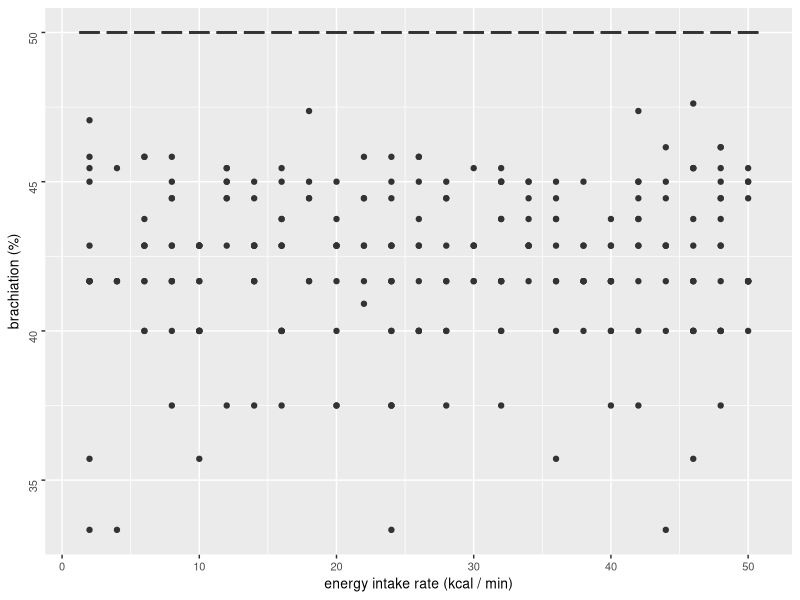
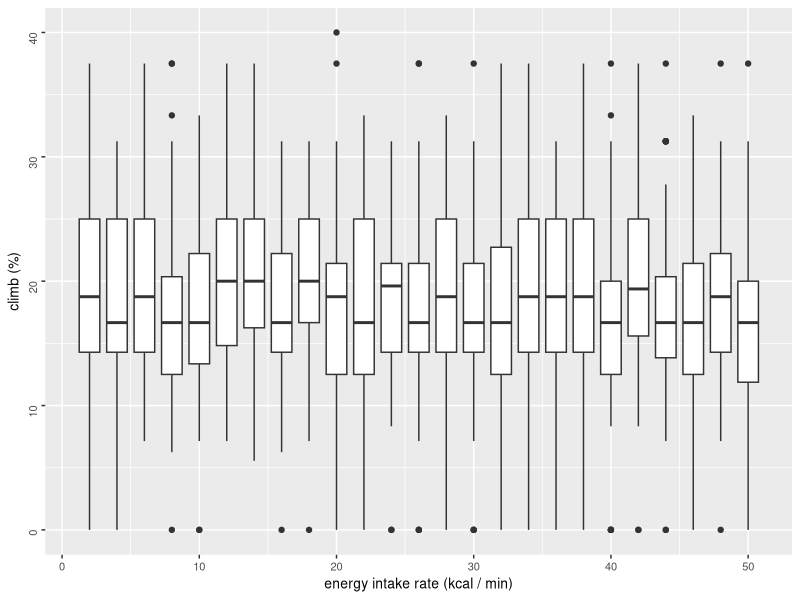
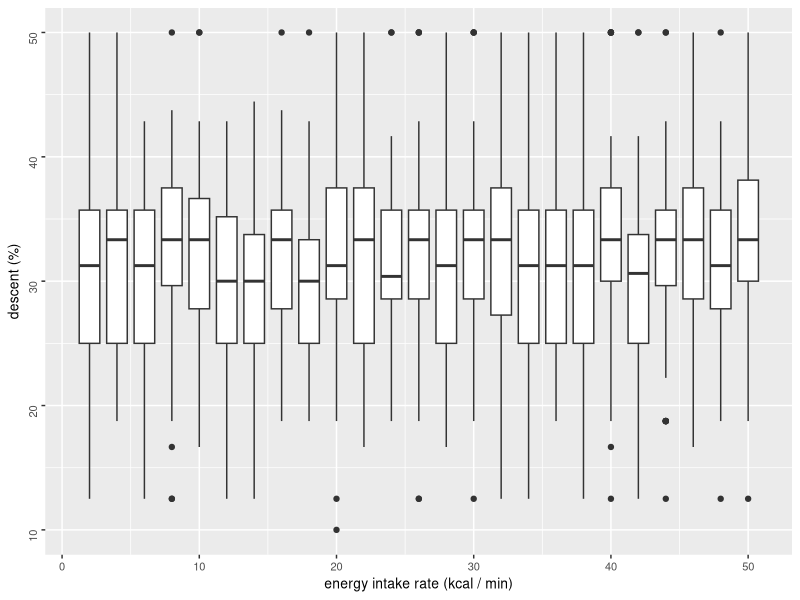
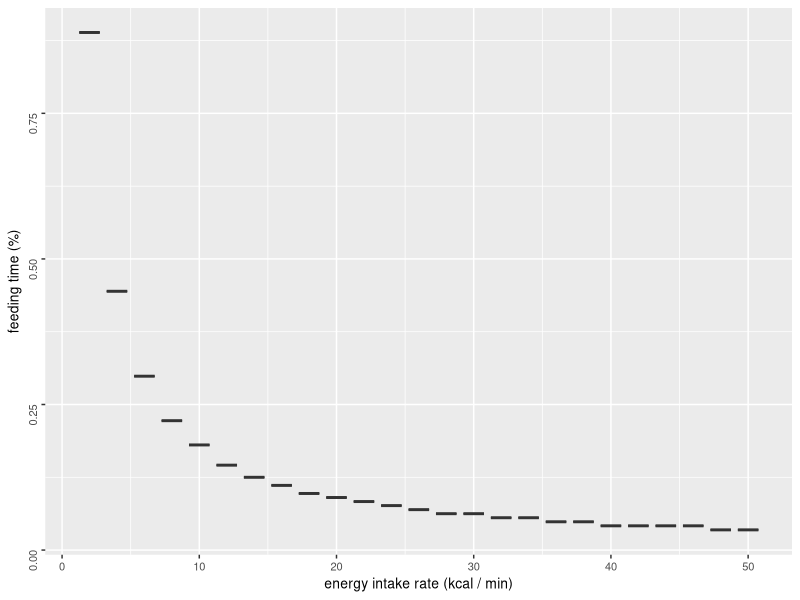
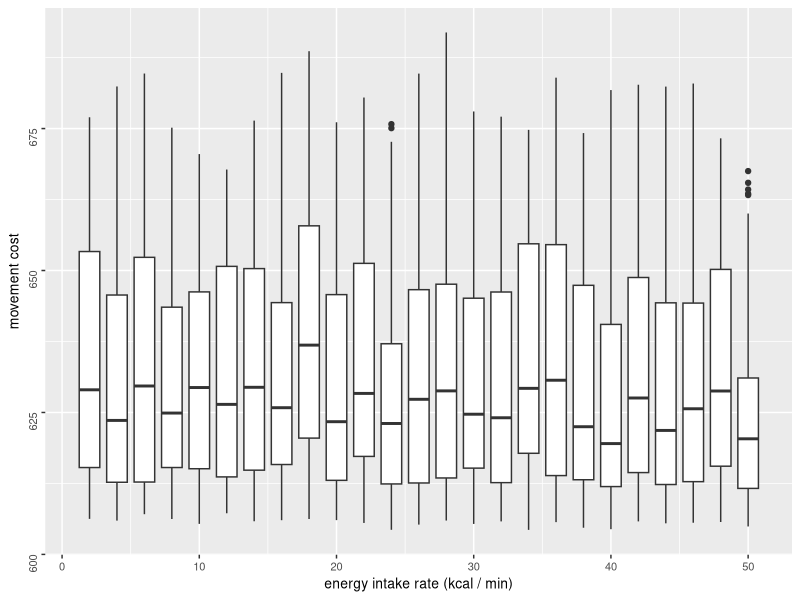
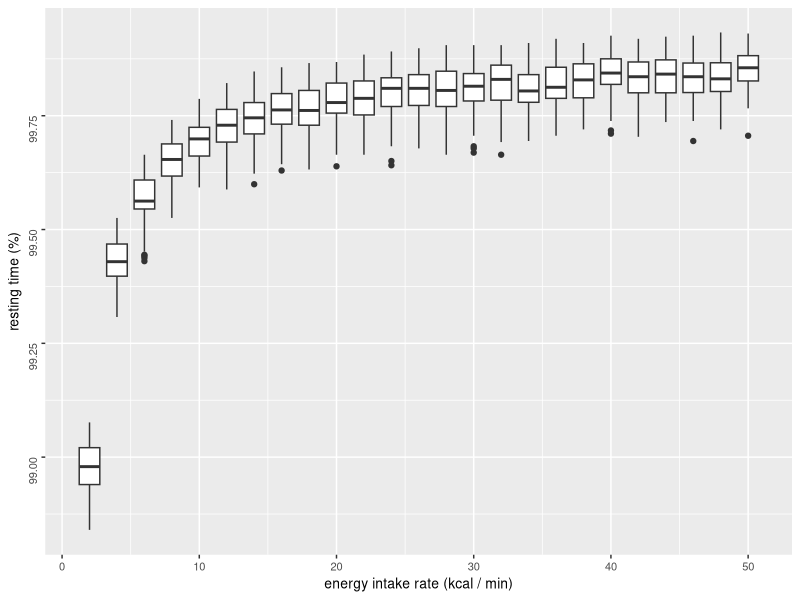
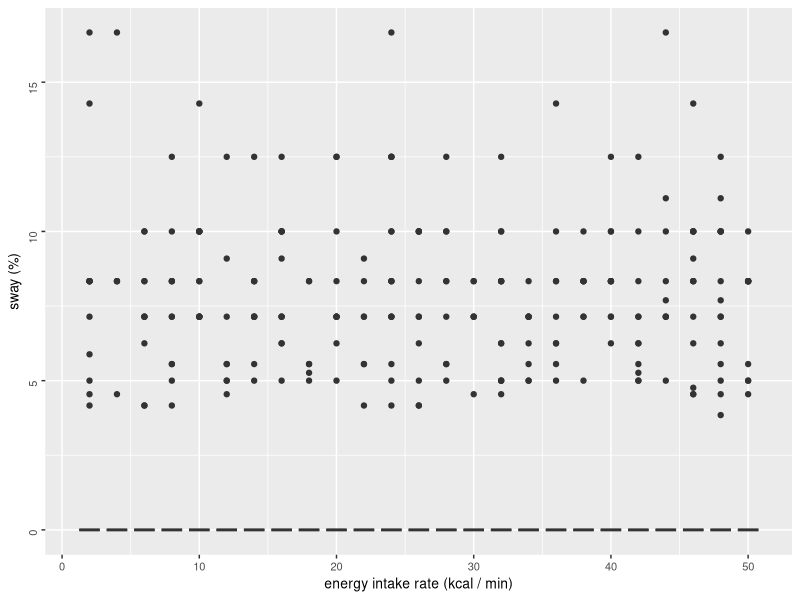
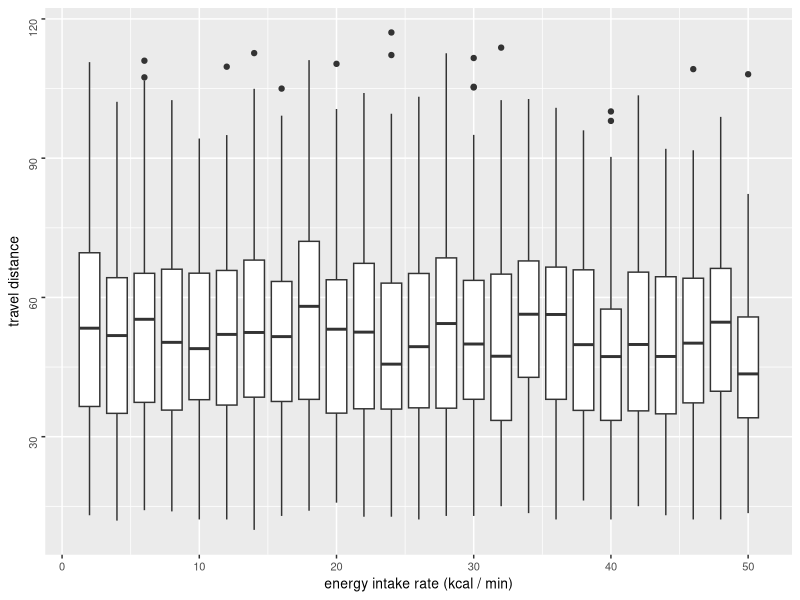

Recreate these plots in R, in order.
library(tidyverse)
library(ggplot2)
library(ggpubr)

oatEnergyIntake <- read_csv("analysis/oatEnergyIntake.csv")

#filter by 10
oatEnergyIntake10 <- oatEnergyIntake %>% filter(energyIntake %% 2 == 0) #%>% filter (energyIntake %% 1 == 0)

bp.energyIntake.traveldist <- ggplot(oatEnergyIntake10, aes(x = energyIntake, y = travelDistance)) +
  geom_boxplot(aes(group = energyIntake)) +
  labs(x = "energy intake rate (kcal / min)", y = "travel distance") +
  theme(text = element_text(size=10),
        axis.text.y = element_text(angle=90, hjust=1)) 

#bp.energyIntake.traveldist 

bp.energyIntake.movecost <- ggplot(oatEnergyIntake10, aes(x = energyIntake, y = energyExpenditure)) +
  geom_boxplot(aes(group = energyIntake)) +
  labs(x = "energy intake rate (kcal / min)", y = "movement cost") +
  theme(text = element_text(size=10),
        axis.text.y = element_text(angle=90, hjust=1)) 

#bp.energyIntake.movecost

bp.energyIntakeRate.energyIntake <- ggplot(oatEnergyIntake10, aes(x = energyIntake, y = totalEnergyIntake)) +
  geom_boxplot(aes(group = energyIntake)) +
  labs(x = "energy intake rate (kcal / min)", y = "energy intake (kcal / day)") +
  theme(text = element_text(size=10),
        axis.text.y = element_text(angle=90, hjust=1)) 

#bp.energyIntakeRate.energyIntake

bp.energyIntake.walk <- ggplot(oatEnergyIntake10, aes(x = energyIntake, y = walk)) +
  geom_boxplot(aes(group = energyIntake)) +
  labs(x = "energy intake rate (kcal / min)", y = "walk (%)") +
  theme(text = element_text(size=10),
        axis.text.y = element_text(angle=90, hjust=1)) 

#bp.energyIntake.walk

bp.energyIntake.sway <- ggplot(oatEnergyIntake10, aes(x = energyIntake, y = sway)) +
  geom_boxplot(aes(group = energyIntake)) +
  labs(x = "energy intake rate (kcal / min)", y = "sway (%)") +
  theme(text = element_text(size=10),
        axis.text.y = element_text(angle=90, hjust=1)) 

#bp.energyIntake.sway

bp.energyIntake.climb <- ggplot(oatEnergyIntake10, aes(x = energyIntake, y = climb)) +
  geom_boxplot(aes(group = energyIntake)) +
  labs(x = "energy intake rate (kcal / min)", y = "climb (%)") +
  theme(text = element_text(size=10),
        axis.text.y = element_text(angle=90, hjust=1)) 

#bp.energygain.climb 

bp.energyIntake.descent <- ggplot(oatEnergyIntake10, aes(x = energyIntake, y = descent)) +
  geom_boxplot(aes(group = energyIntake)) +
  labs(x = "energy intake rate (kcal / min)", y = "descent (%)") +
  theme(text = element_text(size=10),
        axis.text.y = element_text(angle=90, hjust=1))

#bp.energygain.descent

bp.energyIntake.brachiate <- ggplot(oatEnergyIntake10, aes(x = energyIntake, y = brachiation)) +
  geom_boxplot(aes(group = energyIntake)) +
  labs(x = "energy intake rate (kcal / min)", y = "brachiation (%)") +
  theme(text = element_text(size=10),
        axis.text.y = element_text(angle=90, hjust=1))

#bp.energygain.brachiate

bp.energyIntake.traveltime <- ggplot(oatEnergyIntake10, aes(x = energyIntake, y = travellingBudget)) +
  geom_boxplot(aes(group = energyIntake)) +
  labs(x = "energy intake rate (kcal / min)", y = "travel time (%)") +
  theme(text = element_text(size=10),
        axis.text.y = element_text(angle=90, hjust=1))

#bp.energygain.traveltime

bp.energyIntake.restingtime <- ggplot(oatEnergyIntake10, aes(x = energyIntake, y = restingBudget)) +
  geom_boxplot(aes(group = energyIntake)) +
  labs(x = "energy intake rate (kcal / min)", y = "resting time (%)") +
  theme(text = element_text(size=10),
        axis.text.y = element_text(angle=90, hjust=1))

#bp.energygain.restingtime

bp.energyIntake.feedingtime <- ggplot(oatEnergyIntake10, aes(x = energyIntake, y = feedingBudget)) +
  geom_boxplot(aes(group = energyIntake)) +
  labs(x = "energy intake rate (kcal / min)", y = "feeding time (%)") +
  theme(text = element_text(size=10),
        axis.text.y = element_text(angle=90, hjust=1))

#bp.energygain.feedingtime

oat_energyIntakeRate_all <- ggarrange(
  bp.energyIntake.traveldist, 
  bp.energyIntake.movecost,
  bp.energyIntakeRate.energyIntake,
  bp.energyIntake.walk, 
  bp.energyIntake.sway, 
  bp.energyIntake.climb,
  bp.energyIntake.descent,
  bp.energyIntake.brachiate, 
  bp.energyIntake.traveltime,
  bp.energyIntake.restingtime,
  bp.energyIntake.feedingtime,
  common.legend = TRUE, legend = "bottom")



